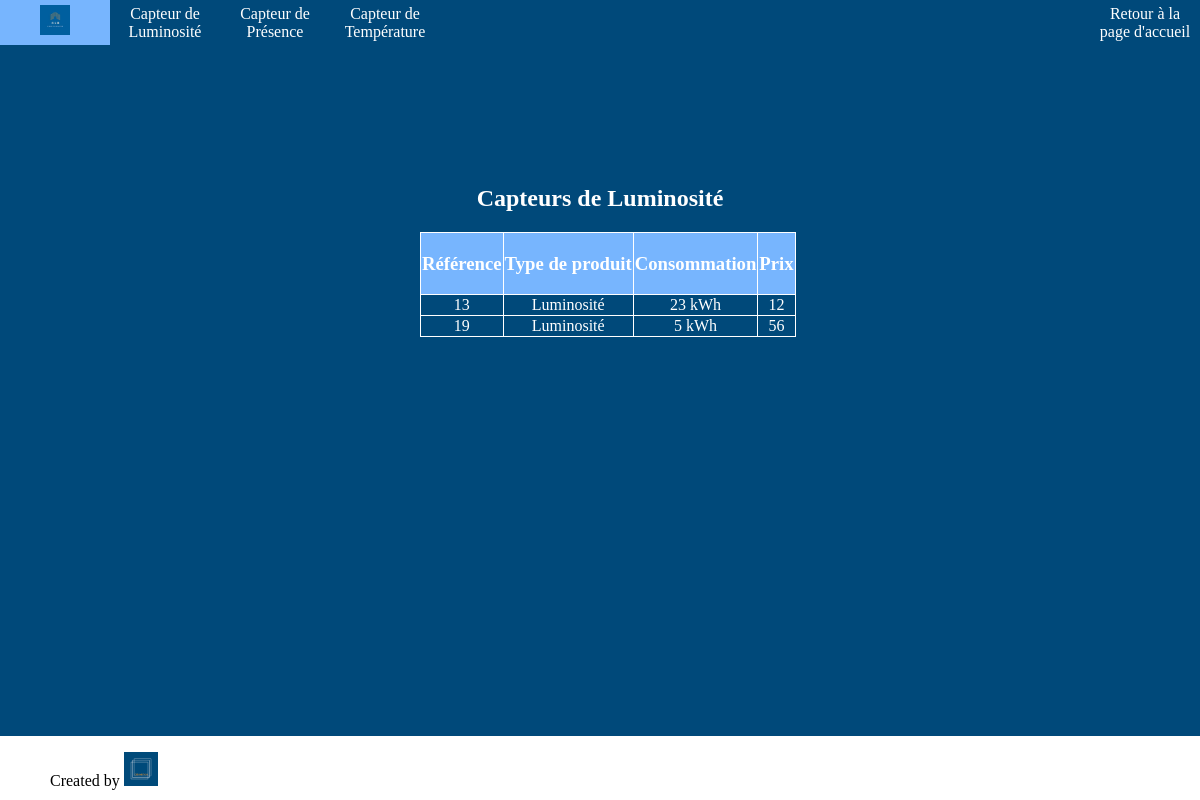
The app's page /index.php?action=lightSensorsUnlog with its own data.
### tables this page shows
CREATE TABLE `catalogue` (
  `idProduit` int(11) NOT NULL,
  `typeProduct` varchar(255) NOT NULL,
  `consumption` varchar(255) NOT NULL,
  `price` varchar(255) NOT NULL
);

### controllers/controller.php (called while the page is built, shortened)
<?php
require "models/model.php";
function lightSensorsUnlog(){
    $sensors = getLightSensors()->fetchAll();
    require "views/lightSensorsUnlog.php";
}

### models/model.php (called while the page is built, shortened)
<?php
function getLightSensors(){
    $db = dbConnect();
    $req = $db->query("SELECT * FROM catalogue WHERE typeProduct='Luminosité'");
    return $req;
}

### views/lightSensorsUnlog.php (the view, shortened to what this page needs)
<!DOCTYPE html>
<html>
<head>
    <link rel="stylesheet" type="text/css" href="designs/css/sensors.css" />
</head>
<body>
<header>
    <?php require "catalogueHeader.php"?>
</header>
<section>
    <h1> Capteurs de Luminosité</h1>
    <table>
        <thead>
        <tr>
            <td><h3>Référence</h3></td>
            <td><h3>Type de produit</h3></td>
            <td><h3>Consommation</h3></td>
            <td><h3>Prix</h3></td>
        </tr>
        </thead>
        <tbody>
        <?php foreach($sensors as $sensors) { ?>
            <tr>
                <td>
                    <a href="index.php?action=detailedSensors&id=<?=$sensors["idProduit"];?>"><?= $sensors["idProduit"];?>
                </td>
                <td>
                    <?= $sensors["typeProduct"];?>
                </td>
                <td>
                    <?= $sensors["consumption"];?> kWh
                </td>
                <td>
                    <?= $sensors["price"];?>
                </td>
            </tr>
        <?php } ?>
        </tbody>
    </table>
</section>
<footer>
    <?php require "footer.php"?>
</footer>
</body>
</html>

### designs/css/sensors.css (style rules this page uses)
html,body { margin: 0; padding:0; width: 100%; background-color:#00497A; text-decoration: none; color:white; }
section { padding-top: 10%; text-align: center; }
h1 { color:white; text-align: center; }
table { border-collapse: collapse; text-align: center; margin-left: 35%; }
td { border: 1px solid white; text-align: center; }
thead { background-color:#77B5FE; text-align: center; }
a { text-decoration: none; color:white; }

### designs/css/header.css (style rules this page uses)
header { position: relative; margin: 0; font-family: LibreBaskerville; background-color:#00497A; }

### designs/css/footer.css (style rules this page uses)
footer { background-color: white; position:fixed; bottom:0; left:0; width: 100%; height: 8%; }

### records on screen
catalogue: idProduit "13", typeProduct "Luminosité", consumption "23", price "12"
catalogue: idProduit "19", typeProduct "Luminosité", consumption "5", price "56"
